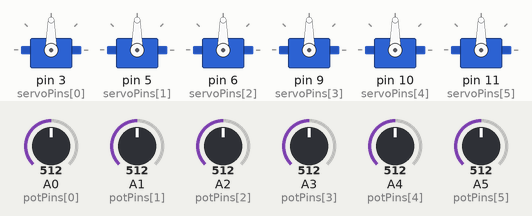
This sketch was run on a simulated Arduino Uno, built with avr-gcc and run on an emulated ATmega328P. On the bench: 6 × servo. The inputs (shaded band) are chosen by the test bench; at power-on: A0 (potPins[0]) = 512, A1 (potPins[1]) = 512, A2 (potPins[2]) = 512, A3 (potPins[3]) = 512, A4 (potPins[4]) = 512, A5 (potPins[5]) = 512.

Above: at 1.2 s.
1.3 s: A0 (potPins[0]) set to 716
At 1.8 s:
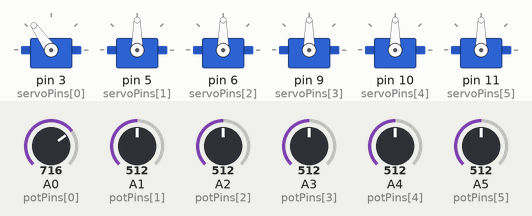
2.8 s: A1 (potPins[1]) set to 716
At 3.1 s:
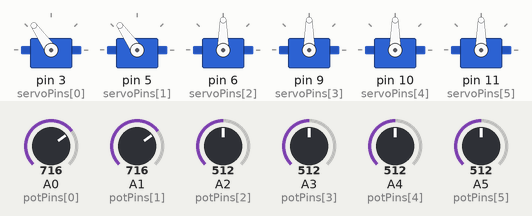
4.3 s: A2 (potPins[2]) set to 716
At 5.0 s:
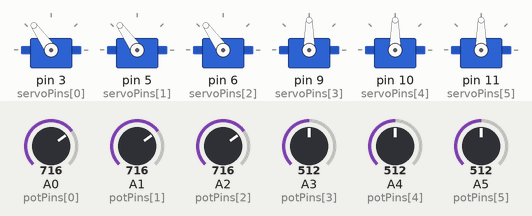
5.8 s: A3 (potPins[3]) set to 716
At 6.3 s:
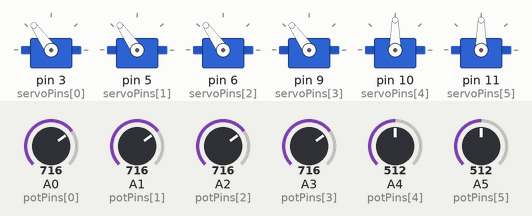
7.3 s: A4 (potPins[4]) set to 716
At 8.5 s:
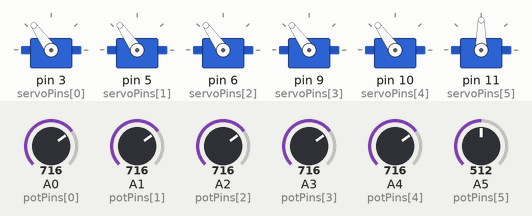
8.8 s: A5 (potPins[5]) set to 716
At 10.0 s:
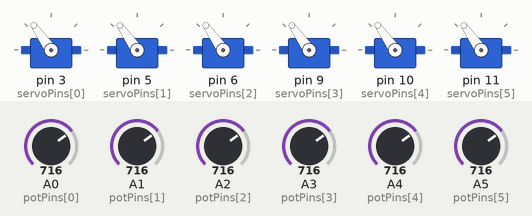
Timing chart, 0 to 11.3 s (numbered marks = the images above; inputs shaded):
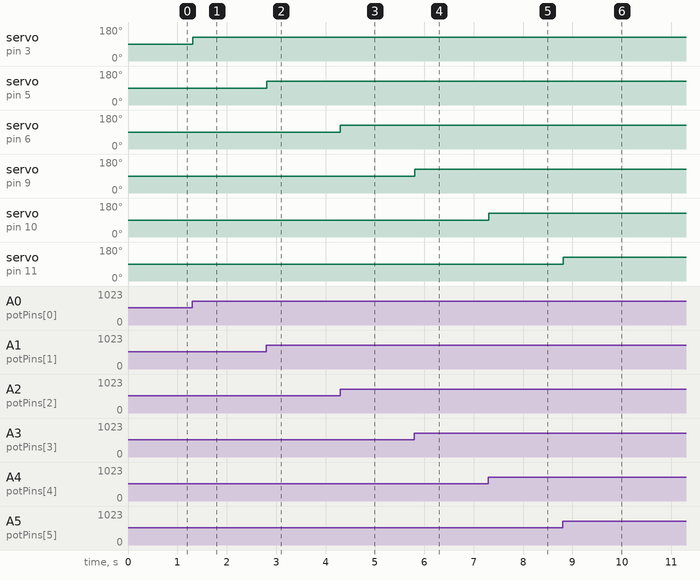

The sketch:

six-dof-robot-arm.ino
```cpp
#include <Servo.h>

Servo servo1;
Servo servo2;
Servo servo3;
Servo servo4;
Servo servo5;
Servo servo6;

// Servo signal pins
const int servoPins[6] = {3, 5, 6, 9, 10, 11};

// Potentiometer analog pins
const int potPins[6] = {A0, A1, A2, A3, A4, A5};

// Store the potentiometer readings and servo angles
int potValue[6];
int servoAngle[6];

Servo* servos[6] = {
  &servo1, &servo2, &servo3,
  &servo4, &servo5, &servo6
};

void setup() {
  for (int i = 0; i < 6; i++) {
    servos[i]->attach(servoPins[i]);
  }
}

void loop() {
  // Read each potentiometer and control its servo
  for (int i = 0; i < 6; i++) {
    potValue[i] = analogRead(potPins[i]);

    // Convert the reading (0-1023) to an angle (0-180)
    servoAngle[i] = map(potValue[i], 0, 1023, 0, 180);

    servos[i]->write(servoAngle[i]);
  }

  delay(15);
}
```

Measured:
- after the input at 1.3 s, servo on pin 3 (servoPins[0]): 90° → 125° at once
- after the input at 2.8 s, servo on pin 5 (servoPins[1]): 90° → 125° at once
- after the input at 4.3 s, servo on pin 6 (servoPins[2]): 90° → 125° at once
- after the input at 5.8 s, servo on pin 9 (servoPins[3]): 90° → 125° at once
- after the input at 7.3 s, servo on pin 10 (servoPins[4]): 90° → 125° at once
- after the input at 8.8 s, servo on pin 11 (servoPins[5]): 90° → 125° at once
